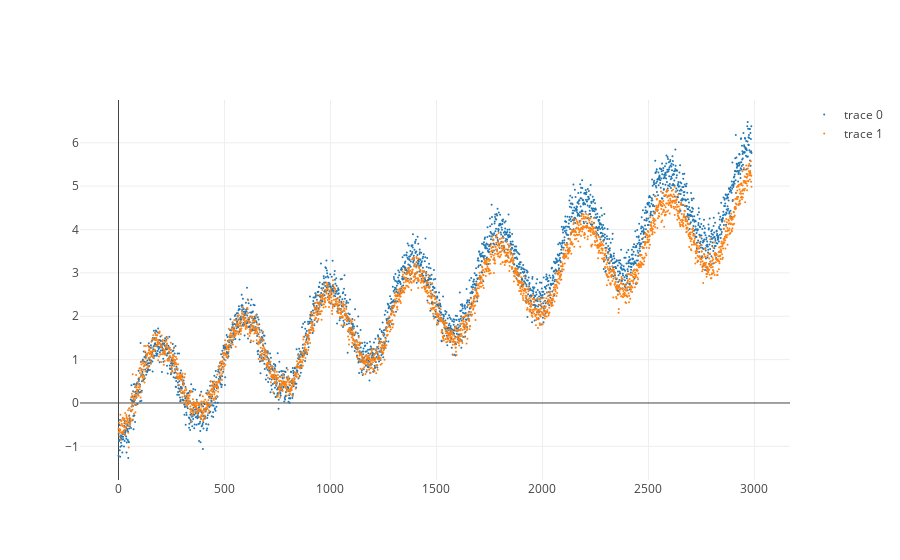

The code cell stored with this chart in its notebook:
### Code cell
mychart(np.array(range(z.shape[0])), Y, z)

### Figure 1 — Plotly figure (JSON) as saved in the notebook; plotly's stock layout.template omitted (floating-point values rounded to 4 significant figures; data arrays with more than 128 entries replaced by an {"elided": "..."} marker saying what was removed)
{"data": [{"marker": {"size": 2}, "mode": "markers", "type": "scatter", "x": {"elided": "2987 int values"}, "y": {"elided": "2987 float values"}}, {"marker": {"size": 2}, "mode": "markers", "type": "scatter", "x": {"elided": "2987 int values"}, "y": {"elided": "2987 float values"}}], "layout": {"yaxis": {"autorange": true}}}
